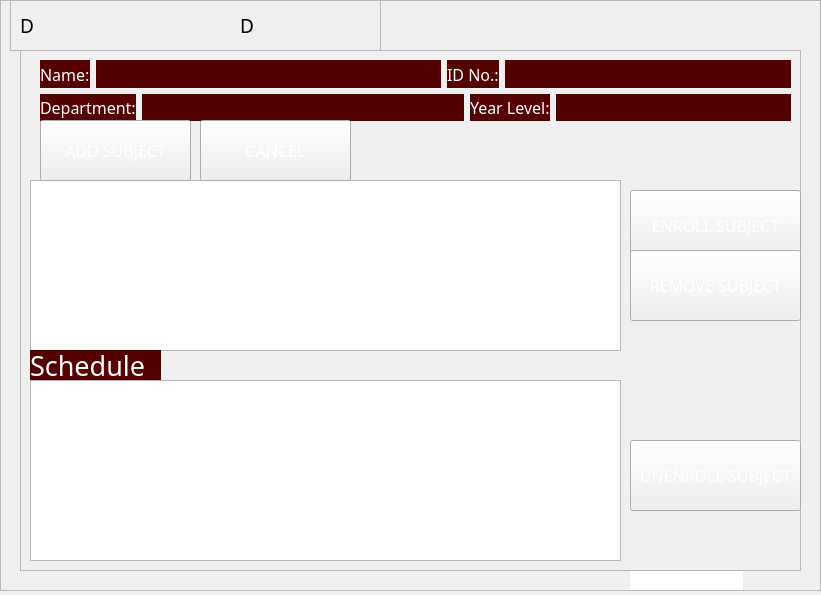
<?xml version="1.0" encoding="UTF-8"?>
<ui version="4.0">
 <class>enrollment</class>
 <widget class="QWidget" name="enrollment">
  <property name="windowModality">
   <enum>Qt::WindowModal</enum>
  </property>
  <property name="geometry">
   <rect>
    <x>0</x>
    <y>0</y>
    <width>821</width>
    <height>595</height>
   </rect>
  </property>
  <property name="sizePolicy">
   <sizepolicy hsizetype="Expanding" vsizetype="Expanding">
    <horstretch>0</horstretch>
    <verstretch>0</verstretch>
   </sizepolicy>
  </property>
  <property name="minimumSize">
   <size>
    <width>821</width>
    <height>595</height>
   </size>
  </property>
  <property name="windowTitle">
   <string>Form</string>
  </property>
  <property name="styleSheet">
   <string notr="true"/>
  </property>
  <widget class="QStackedWidget" name="stackedWidget">
   <property name="geometry">
    <rect>
     <x>0</x>
     <y>40</y>
     <width>821</width>
     <height>551</height>
    </rect>
   </property>
   <property name="sizePolicy">
    <sizepolicy hsizetype="Expanding" vsizetype="Expanding">
     <horstretch>0</horstretch>
     <verstretch>0</verstretch>
    </sizepolicy>
   </property>
   <property name="currentIndex">
    <number>3</number>
   </property>
   <widget class="QWidget" name="searchstudent">
    <widget class="QLineEdit" name="lineEdit_5">
     <property name="geometry">
      <rect>
       <x>200</x>
       <y>230</y>
       <width>181</width>
       <height>31</height>
      </rect>
     </property>
     <property name="frame">
      <bool>false</bool>
     </property>
    </widget>
    <widget class="QLineEdit" name="lineEdit_6">
     <property name="geometry">
      <rect>
       <x>190</x>
       <y>280</y>
       <width>201</width>
       <height>31</height>
      </rect>
     </property>
     <property name="frame">
      <bool>false</bool>
     </property>
    </widget>
    <widget class="QLineEdit" name="lineEdit_7">
     <property name="geometry">
      <rect>
       <x>290</x>
       <y>370</y>
       <width>113</width>
       <height>20</height>
      </rect>
     </property>
     <property name="frame">
      <bool>false</bool>
     </property>
    </widget>
    <widget class="QLineEdit" name="lineEdit_8">
     <property name="geometry">
      <rect>
       <x>280</x>
       <y>410</y>
       <width>113</width>
       <height>20</height>
      </rect>
     </property>
     <property name="frame">
      <bool>false</bool>
     </property>
    </widget>
    <widget class="QLineEdit" name="lineEdit_9">
     <property name="geometry">
      <rect>
       <x>260</x>
       <y>460</y>
       <width>113</width>
       <height>20</height>
      </rect>
     </property>
     <property name="frame">
      <bool>false</bool>
     </property>
    </widget>
    <widget class="QFrame" name="frame_4">
     <property name="geometry">
      <rect>
       <x>110</x>
       <y>0</y>
       <width>661</width>
       <height>521</height>
      </rect>
     </property>
     <property name="frameShape">
      <enum>QFrame::StyledPanel</enum>
     </property>
     <property name="frameShadow">
      <enum>QFrame::Raised</enum>
     </property>
     <widget class="QPushButton" name="pushButtonCancel">
      <property name="geometry">
       <rect>
        <x>470</x>
        <y>110</y>
        <width>179</width>
        <height>61</height>
       </rect>
      </property>
      <property name="sizePolicy">
       <sizepolicy hsizetype="Expanding" vsizetype="Expanding">
        <horstretch>0</horstretch>
        <verstretch>0</verstretch>
       </sizepolicy>
      </property>
      <property name="font">
       <font>
        <family>Microsoft JhengHei UI Light</family>
        <pointsize>12</pointsize>
        <weight>50</weight>
        <bold>false</bold>
       </font>
      </property>
      <property name="styleSheet">
       <string notr="true">border-image: url(:/icons/the-button-859346_640.png);
color: rgb(255, 255, 255);</string>
      </property>
      <property name="text">
       <string>CANCEL</string>
      </property>
     </widget>
     <widget class="QLineEdit" name="lineEditSearch">
      <property name="geometry">
       <rect>
        <x>30</x>
        <y>10</y>
        <width>309</width>
        <height>29</height>
       </rect>
      </property>
      <property name="sizePolicy">
       <sizepolicy hsizetype="Expanding" vsizetype="Expanding">
        <horstretch>0</horstretch>
        <verstretch>0</verstretch>
       </sizepolicy>
      </property>
      <property name="font">
       <font>
        <family>Microsoft JhengHei UI Light</family>
        <pointsize>12</pointsize>
       </font>
      </property>
     </widget>
     <widget class="QPushButton" name="pushButtonSearch">
      <property name="geometry">
       <rect>
        <x>340</x>
        <y>0</y>
        <width>91</width>
        <height>51</height>
       </rect>
      </property>
      <property name="sizePolicy">
       <sizepolicy hsizetype="Minimum" vsizetype="Expanding">
        <horstretch>0</horstretch>
        <verstretch>0</verstretch>
       </sizepolicy>
      </property>
      <property name="font">
       <font>
        <family>Microsoft JhengHei UI Light</family>
        <pointsize>12</pointsize>
       </font>
      </property>
      <property name="styleSheet">
       <string notr="true">border-image: url(:/icons/the-button-859346_640.png);
color: rgb(255, 255, 255);</string>
      </property>
      <property name="text">
       <string>Search</string>
      </property>
     </widget>
     <widget class="QTableView" name="tableViewStudentList">
      <property name="geometry">
       <rect>
        <x>30</x>
        <y>50</y>
        <width>411</width>
        <height>470</height>
       </rect>
      </property>
     </widget>
     <widget class="QPushButton" name="enrollstudent">
      <property name="geometry">
       <rect>
        <x>470</x>
        <y>60</y>
        <width>179</width>
        <height>62</height>
       </rect>
      </property>
      <property name="sizePolicy">
       <sizepolicy hsizetype="Expanding" vsizetype="Expanding">
        <horstretch>0</horstretch>
        <verstretch>0</verstretch>
       </sizepolicy>
      </property>
      <property name="font">
       <font>
        <family>Microsoft JhengHei UI Light</family>
        <pointsize>12</pointsize>
        <weight>50</weight>
        <bold>false</bold>
       </font>
      </property>
      <property name="styleSheet">
       <string notr="true">border-image: url(:/icons/the-button-859346_640.png);
color: rgb(255, 255, 255);</string>
      </property>
      <property name="text">
       <string>ENROLL STUDENT</string>
      </property>
     </widget>
    </widget>
    <widget class="QFrame" name="frame_38">
     <property name="geometry">
      <rect>
       <x>0</x>
       <y>-30</y>
       <width>821</width>
       <height>591</height>
      </rect>
     </property>
     <property name="styleSheet">
      <string notr="true">border-image: url(:/icons/84239945.jpg);</string>
     </property>
     <property name="frameShape">
      <enum>QFrame::StyledPanel</enum>
     </property>
     <property name="frameShadow">
      <enum>QFrame::Raised</enum>
     </property>
    </widget>
    <zorder>frame_38</zorder>
    <zorder>lineEdit_5</zorder>
    <zorder>lineEdit_6</zorder>
    <zorder>lineEdit_7</zorder>
    <zorder>lineEdit_8</zorder>
    <zorder>lineEdit_9</zorder>
    <zorder>frame_4</zorder>
   </widget>
   <widget class="QWidget" name="subjectlist">
    <widget class="QLineEdit" name="lineEdit">
     <property name="geometry">
      <rect>
       <x>190</x>
       <y>370</y>
       <width>151</width>
       <height>21</height>
      </rect>
     </property>
     <property name="frame">
      <bool>false</bool>
     </property>
    </widget>
    <widget class="QFrame" name="frame">
     <property name="geometry">
      <rect>
       <x>80</x>
       <y>10</y>
       <width>701</width>
       <height>531</height>
      </rect>
     </property>
     <property name="frameShape">
      <enum>QFrame::StyledPanel</enum>
     </property>
     <property name="frameShadow">
      <enum>QFrame::Raised</enum>
     </property>
     <widget class="QPushButton" name="pushButtonSearch_2">
      <property name="geometry">
       <rect>
        <x>381</x>
        <y>0</y>
        <width>81</width>
        <height>51</height>
       </rect>
      </property>
      <property name="sizePolicy">
       <sizepolicy hsizetype="Minimum" vsizetype="Expanding">
        <horstretch>0</horstretch>
        <verstretch>0</verstretch>
       </sizepolicy>
      </property>
      <property name="font">
       <font>
        <family>Microsoft JhengHei UI Light</family>
        <pointsize>12</pointsize>
        <weight>50</weight>
        <bold>false</bold>
       </font>
      </property>
      <property name="styleSheet">
       <string notr="true">border-image: url(:/icons/the-button-859346_640.png);
color: rgb(255, 255, 255);</string>
      </property>
      <property name="text">
       <string>Search</string>
      </property>
     </widget>
     <widget class="QPushButton" name="cancel_2">
      <property name="geometry">
       <rect>
        <x>511</x>
        <y>110</y>
        <width>179</width>
        <height>61</height>
       </rect>
      </property>
      <property name="sizePolicy">
       <sizepolicy hsizetype="Minimum" vsizetype="Expanding">
        <horstretch>0</horstretch>
        <verstretch>0</verstretch>
       </sizepolicy>
      </property>
      <property name="font">
       <font>
        <family>Microsoft JhengHei UI Light</family>
        <pointsize>12</pointsize>
        <weight>50</weight>
        <bold>false</bold>
       </font>
      </property>
      <property name="styleSheet">
       <string notr="true">border-image: url(:/icons/the-button-859346_640.png);
color: rgb(255, 255, 255);</string>
      </property>
      <property name="text">
       <string>CANCEL</string>
      </property>
     </widget>
     <widget class="QPushButton" name="addsubjtodata">
      <property name="geometry">
       <rect>
        <x>511</x>
        <y>50</y>
        <width>179</width>
        <height>61</height>
       </rect>
      </property>
      <property name="sizePolicy">
       <sizepolicy hsizetype="Minimum" vsizetype="Expanding">
        <horstretch>0</horstretch>
        <verstretch>0</verstretch>
       </sizepolicy>
      </property>
      <property name="font">
       <font>
        <family>Microsoft JhengHei UI Light</family>
        <pointsize>12</pointsize>
        <weight>50</weight>
        <bold>false</bold>
       </font>
      </property>
      <property name="styleSheet">
       <string notr="true">border-image: url(:/icons/the-button-859346_640.png);
color: rgb(255, 255, 255);</string>
      </property>
      <property name="text">
       <string>ADD SUBJECT</string>
      </property>
     </widget>
     <widget class="QLineEdit" name="lineEditSearch_2">
      <property name="geometry">
       <rect>
        <x>20</x>
        <y>10</y>
        <width>349</width>
        <height>29</height>
       </rect>
      </property>
      <property name="sizePolicy">
       <sizepolicy hsizetype="Expanding" vsizetype="Expanding">
        <horstretch>0</horstretch>
        <verstretch>0</verstretch>
       </sizepolicy>
      </property>
      <property name="font">
       <font>
        <family>Microsoft JhengHei UI Light</family>
        <pointsize>12</pointsize>
        <weight>50</weight>
        <bold>false</bold>
       </font>
      </property>
     </widget>
     <widget class="QTableView" name="tableViewSubjectList">
      <property name="geometry">
       <rect>
        <x>10</x>
        <y>50</y>
        <width>461</width>
        <height>470</height>
       </rect>
      </property>
     </widget>
    </widget>
    <widget class="QFrame" name="frame_34">
     <property name="geometry">
      <rect>
       <x>0</x>
       <y>-30</y>
       <width>821</width>
       <height>591</height>
      </rect>
     </property>
     <property name="styleSheet">
      <string notr="true">border-image: url(:/icons/84239945.jpg);</string>
     </property>
     <property name="frameShape">
      <enum>QFrame::StyledPanel</enum>
     </property>
     <property name="frameShadow">
      <enum>QFrame::Raised</enum>
     </property>
    </widget>
    <zorder>frame_34</zorder>
    <zorder>lineEdit</zorder>
    <zorder>frame</zorder>
   </widget>
   <widget class="QWidget" name="sectionavail">
    <widget class="QLineEdit" name="lineEdit_2">
     <property name="geometry">
      <rect>
       <x>160</x>
       <y>260</y>
       <width>113</width>
       <height>21</height>
      </rect>
     </property>
     <property name="frame">
      <bool>false</bool>
     </property>
    </widget>
    <widget class="QLineEdit" name="lineEdit_3">
     <property name="geometry">
      <rect>
       <x>330</x>
       <y>330</y>
       <width>121</width>
       <height>21</height>
      </rect>
     </property>
     <property name="frame">
      <bool>false</bool>
     </property>
    </widget>
    <widget class="QLineEdit" name="lineEdit_11">
     <property name="geometry">
      <rect>
       <x>160</x>
       <y>310</y>
       <width>113</width>
       <height>20</height>
      </rect>
     </property>
     <property name="frame">
      <bool>false</bool>
     </property>
    </widget>
    <widget class="QFrame" name="frame_2">
     <property name="geometry">
      <rect>
       <x>110</x>
       <y>0</y>
       <width>641</width>
       <height>521</height>
      </rect>
     </property>
     <property name="frameShape">
      <enum>QFrame::StyledPanel</enum>
     </property>
     <property name="frameShadow">
      <enum>QFrame::Raised</enum>
     </property>
     <widget class="QTableView" name="tableViewSectiontList">
      <property name="geometry">
       <rect>
        <x>20</x>
        <y>40</y>
        <width>400</width>
        <height>470</height>
       </rect>
      </property>
     </widget>
     <widget class="QLabel" name="label">
      <property name="geometry">
       <rect>
        <x>130</x>
        <y>10</y>
        <width>211</width>
        <height>31</height>
       </rect>
      </property>
      <property name="font">
       <font>
        <family>Microsoft JhengHei UI Light</family>
        <pointsize>16</pointsize>
       </font>
      </property>
      <property name="styleSheet">
       <string notr="true">border-image: url(:/icons/gray transparent.png);</string>
      </property>
      <property name="text">
       <string>Sections available:</string>
      </property>
      <property name="wordWrap">
       <bool>true</bool>
      </property>
     </widget>
     <widget class="QPushButton" name="pushButtonAddSection">
      <property name="geometry">
       <rect>
        <x>460</x>
        <y>40</y>
        <width>159</width>
        <height>67</height>
       </rect>
      </property>
      <property name="sizePolicy">
       <sizepolicy hsizetype="Minimum" vsizetype="Expanding">
        <horstretch>0</horstretch>
        <verstretch>0</verstretch>
       </sizepolicy>
      </property>
      <property name="font">
       <font>
        <family>Microsoft JhengHei UI Light</family>
        <pointsize>12</pointsize>
        <weight>50</weight>
        <bold>false</bold>
       </font>
      </property>
      <property name="styleSheet">
       <string notr="true">border-image: url(:/icons/the-button-859346_640.png);
color: rgb(255, 255, 255);</string>
      </property>
      <property name="text">
       <string>ENROLL</string>
      </property>
     </widget>
     <widget class="QPushButton" name="pushButtonCancelSection">
      <property name="geometry">
       <rect>
        <x>460</x>
        <y>100</y>
        <width>159</width>
        <height>71</height>
       </rect>
      </property>
      <property name="sizePolicy">
       <sizepolicy hsizetype="Minimum" vsizetype="Expanding">
        <horstretch>0</horstretch>
        <verstretch>0</verstretch>
       </sizepolicy>
      </property>
      <property name="font">
       <font>
        <family>Microsoft JhengHei UI Light</family>
        <pointsize>12</pointsize>
        <weight>50</weight>
        <bold>false</bold>
       </font>
      </property>
      <property name="styleSheet">
       <string notr="true">border-image: url(:/icons/the-button-859346_640.png);
color: rgb(255, 255, 255);</string>
      </property>
      <property name="text">
       <string>CANCEL</string>
      </property>
     </widget>
     <widget class="QLabel" name="label_2">
      <property name="geometry">
       <rect>
        <x>440</x>
        <y>170</y>
        <width>191</width>
        <height>121</height>
       </rect>
      </property>
      <property name="font">
       <font>
        <family>Microsoft JhengHei UI Light</family>
        <pointsize>12</pointsize>
       </font>
      </property>
      <property name="styleSheet">
       <string notr="true">background-color: rgb(85, 0, 0);
color: rgb(255, 255, 255);</string>
      </property>
      <property name="text">
       <string/>
      </property>
     </widget>
    </widget>
    <widget class="QFrame" name="frame_36">
     <property name="geometry">
      <rect>
       <x>0</x>
       <y>-40</y>
       <width>821</width>
       <height>591</height>
      </rect>
     </property>
     <property name="styleSheet">
      <string notr="true">border-image: url(:/icons/84239945.jpg);</string>
     </property>
     <property name="frameShape">
      <enum>QFrame::StyledPanel</enum>
     </property>
     <property name="frameShadow">
      <enum>QFrame::Raised</enum>
     </property>
    </widget>
    <zorder>frame_36</zorder>
    <zorder>lineEdit_2</zorder>
    <zorder>lineEdit_3</zorder>
    <zorder>lineEdit_11</zorder>
    <zorder>frame_2</zorder>
   </widget>
   <widget class="QWidget" name="page">
    <widget class="QLineEdit" name="lineEdit_4">
     <property name="geometry">
      <rect>
       <x>420</x>
       <y>460</y>
       <width>161</width>
       <height>21</height>
      </rect>
     </property>
     <property name="frame">
      <bool>false</bool>
     </property>
    </widget>
    <widget class="QLineEdit" name="lineEdit_10">
     <property name="geometry">
      <rect>
       <x>630</x>
       <y>530</y>
       <width>113</width>
       <height>20</height>
      </rect>
     </property>
     <property name="frame">
      <bool>false</bool>
     </property>
    </widget>
    <widget class="QLabel" name="label_4">
     <property name="geometry">
      <rect>
       <x>60</x>
       <y>160</y>
       <width>101</width>
       <height>21</height>
      </rect>
     </property>
     <property name="font">
      <font>
       <pointsize>16</pointsize>
       <weight>75</weight>
       <bold>true</bold>
      </font>
     </property>
     <property name="text">
      <string/>
     </property>
    </widget>
    <widget class="QFrame" name="frame_3">
     <property name="geometry">
      <rect>
       <x>20</x>
       <y>10</y>
       <width>781</width>
       <height>521</height>
      </rect>
     </property>
     <property name="frameShape">
      <enum>QFrame::StyledPanel</enum>
     </property>
     <property name="frameShadow">
      <enum>QFrame::Raised</enum>
     </property>
     <widget class="QWidget" name="layoutWidget_2">
      <property name="geometry">
       <rect>
        <x>20</x>
        <y>10</y>
        <width>751</width>
        <height>61</height>
       </rect>
      </property>
      <layout class="QGridLayout" name="gridLayout_10">
       <item row="0" column="0">
        <layout class="QGridLayout" name="gridLayout_4">
         <item row="0" column="0">
          <widget class="QLabel" name="labelName_3">
           <property name="sizePolicy">
            <sizepolicy hsizetype="Fixed" vsizetype="Preferred">
             <horstretch>0</horstretch>
             <verstretch>0</verstretch>
            </sizepolicy>
           </property>
           <property name="font">
            <font>
             <family>Microsoft JhengHei UI Light</family>
             <pointsize>12</pointsize>
            </font>
           </property>
           <property name="styleSheet">
            <string notr="true">background-color: rgb(85, 0, 0);
color: rgb(255, 255, 255);</string>
           </property>
           <property name="text">
            <string>Name:</string>
           </property>
          </widget>
         </item>
         <item row="0" column="2">
          <layout class="QGridLayout" name="gridLayout_8">
           <item row="0" column="0">
            <widget class="QLabel" name="labelIDno_3">
             <property name="sizePolicy">
              <sizepolicy hsizetype="Fixed" vsizetype="Preferred">
               <horstretch>0</horstretch>
               <verstretch>0</verstretch>
              </sizepolicy>
             </property>
             <property name="font">
              <font>
               <family>Microsoft JhengHei UI Light</family>
               <pointsize>12</pointsize>
              </font>
             </property>
             <property name="styleSheet">
              <string notr="true">background-color: rgb(85, 0, 0);
color: rgb(255, 255, 255);</string>
             </property>
             <property name="text">
              <string>ID No.:</string>
             </property>
            </widget>
           </item>
           <item row="0" column="1">
            <widget class="QLabel" name="username">
             <property name="font">
              <font>
               <family>Microsoft JhengHei UI Light</family>
               <pointsize>12</pointsize>
              </font>
             </property>
             <property name="styleSheet">
              <string notr="true">background-color: rgb(85, 0, 0);
color: rgb(255, 255, 255);</string>
             </property>
             <property name="text">
              <string/>
             </property>
            </widget>
           </item>
          </layout>
         </item>
         <item row="0" column="1">
          <widget class="QLabel" name="name">
           <property name="font">
            <font>
             <family>Microsoft JhengHei UI Light</family>
             <pointsize>12</pointsize>
            </font>
           </property>
           <property name="styleSheet">
            <string notr="true">background-color: rgb(85, 0, 0);
color: rgb(255, 255, 255);</string>
           </property>
           <property name="text">
            <string/>
           </property>
          </widget>
         </item>
        </layout>
       </item>
       <item row="1" column="0">
        <layout class="QGridLayout" name="gridLayout_5">
         <item row="0" column="2">
          <layout class="QGridLayout" name="gridLayout_9">
           <item row="0" column="0">
            <widget class="QLabel" name="labelYearLevel_3">
             <property name="sizePolicy">
              <sizepolicy hsizetype="Fixed" vsizetype="Preferred">
               <horstretch>0</horstretch>
               <verstretch>0</verstretch>
              </sizepolicy>
             </property>
             <property name="font">
              <font>
               <family>Microsoft JhengHei UI Light</family>
               <pointsize>12</pointsize>
              </font>
             </property>
             <property name="styleSheet">
              <string notr="true">background-color: rgb(85, 0, 0);
color: rgb(255, 255, 255);</string>
             </property>
             <property name="text">
              <string>Year Level:</string>
             </property>
            </widget>
           </item>
           <item row="0" column="1">
            <widget class="QLabel" name="yearlevel">
             <property name="font">
              <font>
               <family>Microsoft JhengHei UI Light</family>
               <pointsize>12</pointsize>
              </font>
             </property>
             <property name="styleSheet">
              <string notr="true">background-color: rgb(85, 0, 0);
color: rgb(255, 255, 255);</string>
             </property>
             <property name="text">
              <string/>
             </property>
            </widget>
           </item>
          </layout>
         </item>
         <item row="0" column="0">
          <widget class="QLabel" name="labelDepartment_3">
           <property name="sizePolicy">
            <sizepolicy hsizetype="Fixed" vsizetype="Preferred">
             <horstretch>0</horstretch>
             <verstretch>0</verstretch>
            </sizepolicy>
           </property>
           <property name="font">
            <font>
             <family>Microsoft JhengHei UI Light</family>
             <pointsize>12</pointsize>
            </font>
           </property>
           <property name="styleSheet">
            <string notr="true">background-color: rgb(85, 0, 0);
color: rgb(255, 255, 255);</string>
           </property>
           <property name="text">
            <string>Department:</string>
           </property>
          </widget>
         </item>
         <item row="0" column="1">
          <widget class="QLabel" name="department">
           <property name="font">
            <font>
             <family>Microsoft JhengHei UI Light</family>
             <pointsize>12</pointsize>
            </font>
           </property>
           <property name="styleSheet">
            <string notr="true">background-color: rgb(85, 0, 0);
color: rgb(255, 255, 255);</string>
           </property>
           <property name="text">
            <string/>
           </property>
          </widget>
         </item>
        </layout>
       </item>
      </layout>
     </widget>
     <widget class="QPushButton" name="unenrollSub">
      <property name="geometry">
       <rect>
        <x>610</x>
        <y>390</y>
        <width>171</width>
        <height>71</height>
       </rect>
      </property>
      <property name="font">
       <font>
        <family>Microsoft JhengHei UI Light</family>
        <pointsize>12</pointsize>
       </font>
      </property>
      <property name="styleSheet">
       <string notr="true">border-image: url(:/icons/the-button-859346_640.png);
color: rgb(255, 255, 255);</string>
      </property>
      <property name="text">
       <string>UNENROLL SUBJECT</string>
      </property>
     </widget>
     <widget class="QTableView" name="tableViewSubjectList_2">
      <property name="geometry">
       <rect>
        <x>10</x>
        <y>130</y>
        <width>591</width>
        <height>171</height>
       </rect>
      </property>
     </widget>
     <widget class="QLabel" name="label_3">
      <property name="geometry">
       <rect>
        <x>10</x>
        <y>300</y>
        <width>131</width>
        <height>31</height>
       </rect>
      </property>
      <property name="font">
       <font>
        <family>Microsoft JhengHei UI Light</family>
        <pointsize>20</pointsize>
       </font>
      </property>
      <property name="styleSheet">
       <string notr="true">background-color: rgb(85, 0, 0);
color: rgb(255, 255, 255);</string>
      </property>
      <property name="text">
       <string>Schedule</string>
      </property>
     </widget>
     <widget class="QPushButton" name="enrollsubj">
      <property name="geometry">
       <rect>
        <x>610</x>
        <y>140</y>
        <width>171</width>
        <height>71</height>
       </rect>
      </property>
      <property name="sizePolicy">
       <sizepolicy hsizetype="Expanding" vsizetype="Expanding">
        <horstretch>0</horstretch>
        <verstretch>0</verstretch>
       </sizepolicy>
      </property>
      <property name="font">
       <font>
        <family>Microsoft JhengHei UI Light</family>
        <pointsize>12</pointsize>
       </font>
      </property>
      <property name="styleSheet">
       <string notr="true">border-image: url(:/icons/the-button-859346_640.png);
color: rgb(255, 255, 255);</string>
      </property>
      <property name="text">
       <string>ENROLL SUBJECT</string>
      </property>
     </widget>
     <widget class="QPushButton" name="addsubj">
      <property name="geometry">
       <rect>
        <x>20</x>
        <y>70</y>
        <width>151</width>
        <height>61</height>
       </rect>
      </property>
      <property name="sizePolicy">
       <sizepolicy hsizetype="Expanding" vsizetype="Expanding">
        <horstretch>0</horstretch>
        <verstretch>0</verstretch>
       </sizepolicy>
      </property>
      <property name="font">
       <font>
        <family>Microsoft JhengHei UI Light</family>
        <pointsize>12</pointsize>
       </font>
      </property>
      <property name="styleSheet">
       <string notr="true">border-image: url(:/icons/the-button-859346_640.png);
color: rgb(255, 255, 255);</string>
      </property>
      <property name="text">
       <string>ADD SUBJECT</string>
      </property>
     </widget>
     <widget class="QTableView" name="tableEnrolledsubj">
      <property name="geometry">
       <rect>
        <x>10</x>
        <y>330</y>
        <width>591</width>
        <height>181</height>
       </rect>
      </property>
     </widget>
     <widget class="QPushButton" name="cancel">
      <property name="geometry">
       <rect>
        <x>180</x>
        <y>70</y>
        <width>151</width>
        <height>61</height>
       </rect>
      </property>
      <property name="sizePolicy">
       <sizepolicy hsizetype="Expanding" vsizetype="Expanding">
        <horstretch>0</horstretch>
        <verstretch>0</verstretch>
       </sizepolicy>
      </property>
      <property name="font">
       <font>
        <family>Microsoft JhengHei UI Light</family>
        <pointsize>12</pointsize>
       </font>
      </property>
      <property name="styleSheet">
       <string notr="true">border-image: url(:/icons/the-button-859346_640.png);
color: rgb(255, 255, 255);</string>
      </property>
      <property name="text">
       <string>CANCEL</string>
      </property>
     </widget>
     <widget class="QLineEdit" name="lineEdit_12">
      <property name="geometry">
       <rect>
        <x>60</x>
        <y>370</y>
        <width>113</width>
        <height>20</height>
       </rect>
      </property>
     </widget>
     <widget class="QLineEdit" name="lineEdit_13">
      <property name="geometry">
       <rect>
        <x>50</x>
        <y>400</y>
        <width>113</width>
        <height>20</height>
       </rect>
      </property>
     </widget>
     <widget class="QLineEdit" name="lineEdit_14">
      <property name="geometry">
       <rect>
        <x>50</x>
        <y>440</y>
        <width>113</width>
        <height>20</height>
       </rect>
      </property>
     </widget>
     <widget class="QPushButton" name="removeSub">
      <property name="geometry">
       <rect>
        <x>610</x>
        <y>200</y>
        <width>171</width>
        <height>71</height>
       </rect>
      </property>
      <property name="sizePolicy">
       <sizepolicy hsizetype="Expanding" vsizetype="Expanding">
        <horstretch>0</horstretch>
        <verstretch>0</verstretch>
       </sizepolicy>
      </property>
      <property name="font">
       <font>
        <family>Microsoft JhengHei UI Light</family>
        <pointsize>12</pointsize>
       </font>
      </property>
      <property name="styleSheet">
       <string notr="true">border-image: url(:/icons/the-button-859346_640.png);
color: rgb(255, 255, 255);</string>
      </property>
      <property name="text">
       <string>REMOVE SUBJECT</string>
      </property>
     </widget>
     <zorder>lineEdit_14</zorder>
     <zorder>lineEdit_13</zorder>
     <zorder>lineEdit_12</zorder>
     <zorder>layoutWidget_2</zorder>
     <zorder>unenrollSub</zorder>
     <zorder>tableViewSubjectList_2</zorder>
     <zorder>label_3</zorder>
     <zorder>enrollsubj</zorder>
     <zorder>addsubj</zorder>
     <zorder>tableEnrolledsubj</zorder>
     <zorder>cancel</zorder>
     <zorder>removeSub</zorder>
    </widget>
    <widget class="QFrame" name="frame_37">
     <property name="geometry">
      <rect>
       <x>0</x>
       <y>-40</y>
       <width>821</width>
       <height>591</height>
      </rect>
     </property>
     <property name="styleSheet">
      <string notr="true">border-image: url(:/icons/84239945.jpg);</string>
     </property>
     <property name="frameShape">
      <enum>QFrame::StyledPanel</enum>
     </property>
     <property name="frameShadow">
      <enum>QFrame::Raised</enum>
     </property>
    </widget>
    <zorder>frame_37</zorder>
    <zorder>lineEdit_4</zorder>
    <zorder>lineEdit_10</zorder>
    <zorder>label_4</zorder>
    <zorder>frame_3</zorder>
   </widget>
  </widget>
  <widget class="QFrame" name="frame_21">
   <property name="geometry">
    <rect>
     <x>10</x>
     <y>0</y>
     <width>371</width>
     <height>51</height>
    </rect>
   </property>
   <property name="frameShape">
    <enum>QFrame::StyledPanel</enum>
   </property>
   <property name="frameShadow">
    <enum>QFrame::Raised</enum>
   </property>
   <widget class="QLabel" name="date_2">
    <property name="geometry">
     <rect>
      <x>10</x>
      <y>10</y>
      <width>211</width>
      <height>31</height>
     </rect>
    </property>
    <property name="sizePolicy">
     <sizepolicy hsizetype="Expanding" vsizetype="Expanding">
      <horstretch>0</horstretch>
      <verstretch>0</verstretch>
     </sizepolicy>
    </property>
    <property name="font">
     <font>
      <family>Microsoft JhengHei UI Light</family>
      <pointsize>14</pointsize>
     </font>
    </property>
    <property name="styleSheet">
     <string notr="true">border-image: url(:/icons/gray transparent.png);</string>
    </property>
    <property name="text">
     <string>D</string>
    </property>
    <property name="alignment">
     <set>Qt::AlignLeading|Qt::AlignLeft|Qt::AlignVCenter</set>
    </property>
   </widget>
   <widget class="QLabel" name="time_2">
    <property name="geometry">
     <rect>
      <x>230</x>
      <y>10</y>
      <width>131</width>
      <height>31</height>
     </rect>
    </property>
    <property name="sizePolicy">
     <sizepolicy hsizetype="Expanding" vsizetype="Expanding">
      <horstretch>0</horstretch>
      <verstretch>0</verstretch>
     </sizepolicy>
    </property>
    <property name="font">
     <font>
      <family>Microsoft JhengHei UI Light</family>
      <pointsize>14</pointsize>
     </font>
    </property>
    <property name="styleSheet">
     <string notr="true">border-image: url(:/icons/gray transparent.png);</string>
    </property>
    <property name="text">
     <string>D</string>
    </property>
   </widget>
  </widget>
  <widget class="QFrame" name="frame_35">
   <property name="geometry">
    <rect>
     <x>0</x>
     <y>0</y>
     <width>821</width>
     <height>591</height>
    </rect>
   </property>
   <property name="styleSheet">
    <string notr="true">border-image: url(:/icons/84239945.jpg);</string>
   </property>
   <property name="frameShape">
    <enum>QFrame::StyledPanel</enum>
   </property>
   <property name="frameShadow">
    <enum>QFrame::Raised</enum>
   </property>
  </widget>
  <zorder>frame_35</zorder>
  <zorder>stackedWidget</zorder>
  <zorder>frame_21</zorder>
 </widget>
 <resources/>
 <connections/>
</ui>
